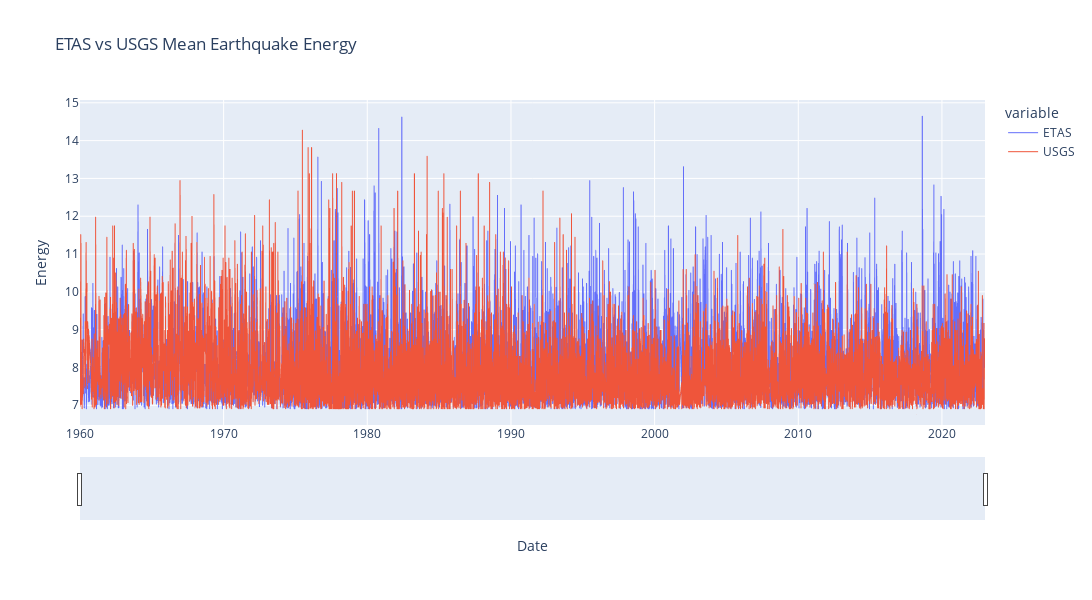

Write notebook code for a chart like this one.
### Code cell
# Create a Plotly figure
fig = px.line(mean_energy_df, x='Date', y=['ETAS', 'USGS'], labels={'value': 'Energy'}, title='ETAS vs USGS Mean Earthquake Energy')
fig.update_layout(
    width=1200,
    height=600,
)

fig.update_traces(line=dict(width=1.0))
# Add interactivity
fig.update_xaxes(rangeslider_visible=True)
fig.update_layout(dragmode='pan', hovermode='x')

# Show the interactive plot
fig.show()

### Figure 1 — Plotly figure (JSON) as saved in the notebook; plotly's stock layout.template omitted (floating-point values rounded to 4 significant figures; data arrays with more than 128 entries replaced by an {"elided": "..."} marker saying what was removed)
{"data": [{"hovertemplate": "variable=ETAS<br>Date=%{x}<br>Energy=%{y}<extra></extra>", "legendgroup": "ETAS", "line": {"color": "#636efa", "dash": "solid", "width": 1}, "marker": {"symbol": "circle"}, "mode": "lines", "name": "ETAS", "showlegend": true, "type": "scattergl", "x": {"elided": "9392 str values"}, "xaxis": "x", "y": {"elided": "9392 float values"}, "yaxis": "y"}, {"hovertemplate": "variable=USGS<br>Date=%{x}<br>Energy=%{y}<extra></extra>", "legendgroup": "USGS", "line": {"color": "#EF553B", "dash": "solid", "width": 1}, "marker": {"symbol": "circle"}, "mode": "lines", "name": "USGS", "showlegend": true, "type": "scattergl", "x": {"elided": "9392 str values"}, "xaxis": "x", "y": {"elided": "9392 float values"}, "yaxis": "y"}], "layout": {"dragmode": "pan", "height": 600, "hovermode": "x", "legend": {"title": {"text": "variable"}, "tracegroupgap": 0}, "title": {"text": "ETAS vs USGS Mean Earthquake Energy"}, "width": 1200, "xaxis": {"anchor": "y", "domain": [0, 1], "rangeslider": {"visible": true}, "title": {"text": "Date"}}, "yaxis": {"anchor": "x", "domain": [0, 1], "title": {"text": "Energy"}}}}
